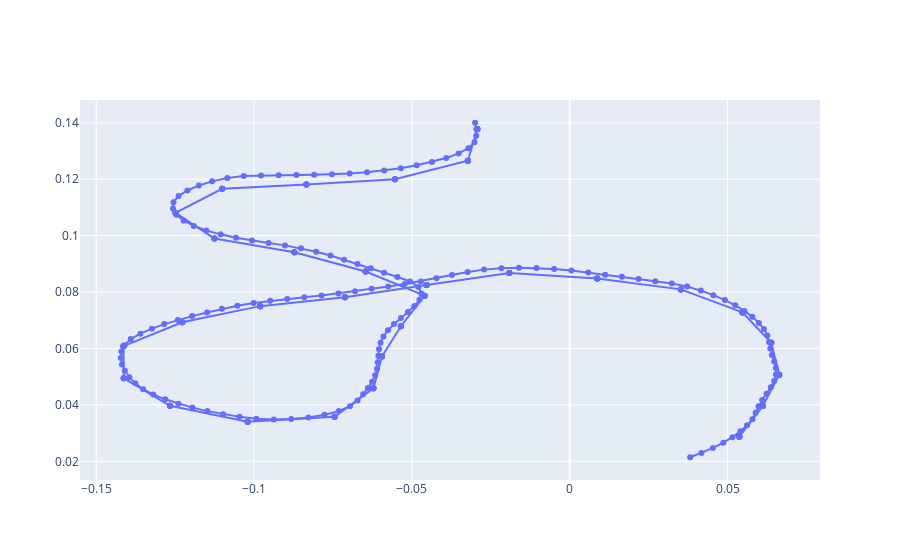

Notebook cell for this chart:
### Code cell
fig = go.Figure(data = fig1.data + fig2.data)
fig.show()

### Figure 1 — Plotly figure (JSON) as saved in the notebook; plotly's stock layout.template omitted (floating-point values rounded to 4 significant figures; data arrays with more than 128 entries replaced by an {"elided": "..."} marker saying what was removed)
{"data": [{"hovertemplate": "x=%{x}<br>y=%{y}<extra></extra>", "legendgroup": "", "line": {"color": "#636efa", "dash": "solid"}, "marker": {"symbol": "circle"}, "mode": "markers+lines", "name": "", "orientation": "v", "showlegend": false, "type": "scatter", "x": {"elided": "150 float values"}, "xaxis": "x", "y": {"elided": "150 float values"}, "yaxis": "y"}, {"hovertemplate": "x=%{x}<br>y=%{y}<extra></extra>", "legendgroup": "", "line": {"color": "#636efa", "dash": "solid"}, "marker": {"symbol": "circle"}, "mode": "markers+lines", "name": "", "orientation": "v", "showlegend": false, "type": "scatter", "x": {"elided": "150 float values"}, "xaxis": "x", "y": {"elided": "150 float values"}, "yaxis": "y"}], "layout": {}}
